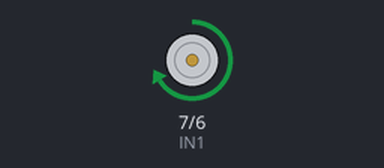
The sketch below on a simulated Arduino Uno, built with avr-gcc and run on an emulated ATmega328P. Parts: motor-driver pin pairs drawn as motors (green arrow = first pin HIGH = forward, orange = second pin HIGH = backward, longer = more drive, scaled by the enable pin).

Above: at 1.5 s.
At 6.5 s:
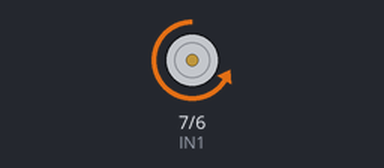
At 9.0 s:
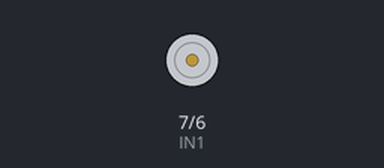
Timing chart, 0 to 13.0 s (numbered marks = the images above):
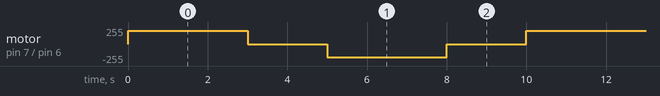

The sketch:

Code02.ino
```cpp
// DC Motor
// L298N Motor Driver Pins
const int ENA = 9;   // PWM speed control
const int IN1 = 7;   // Direction
const int IN2 = 6;   // Direction

void setup() {
  pinMode(ENA, OUTPUT);
  pinMode(IN1, OUTPUT);
  pinMode(IN2, OUTPUT);
}

void loop() {

  // MOTOR FORWARD
  digitalWrite(IN1, HIGH);
  digitalWrite(IN2, LOW);
  analogWrite(ENA, 200);   // speed (0-255)

  delay(3000);

  // MOTOR STOP
  analogWrite(ENA, 0);

  delay(2000);

  // MOTOR REVERSE
  digitalWrite(IN1, LOW);
  digitalWrite(IN2, HIGH);
  analogWrite(ENA, 200);

  delay(3000);

  // STOP AGAIN
  analogWrite(ENA, 0);

  delay(2000);
}
```

Measured:
- by itself, motor on pin 7 (IN1) / pin 6 (IN2): repeats every 10.0 s: stopped 2.0 s, backward 200/255 3.0 s, stopped 2.0 s, forward 200/255 3.0 s
